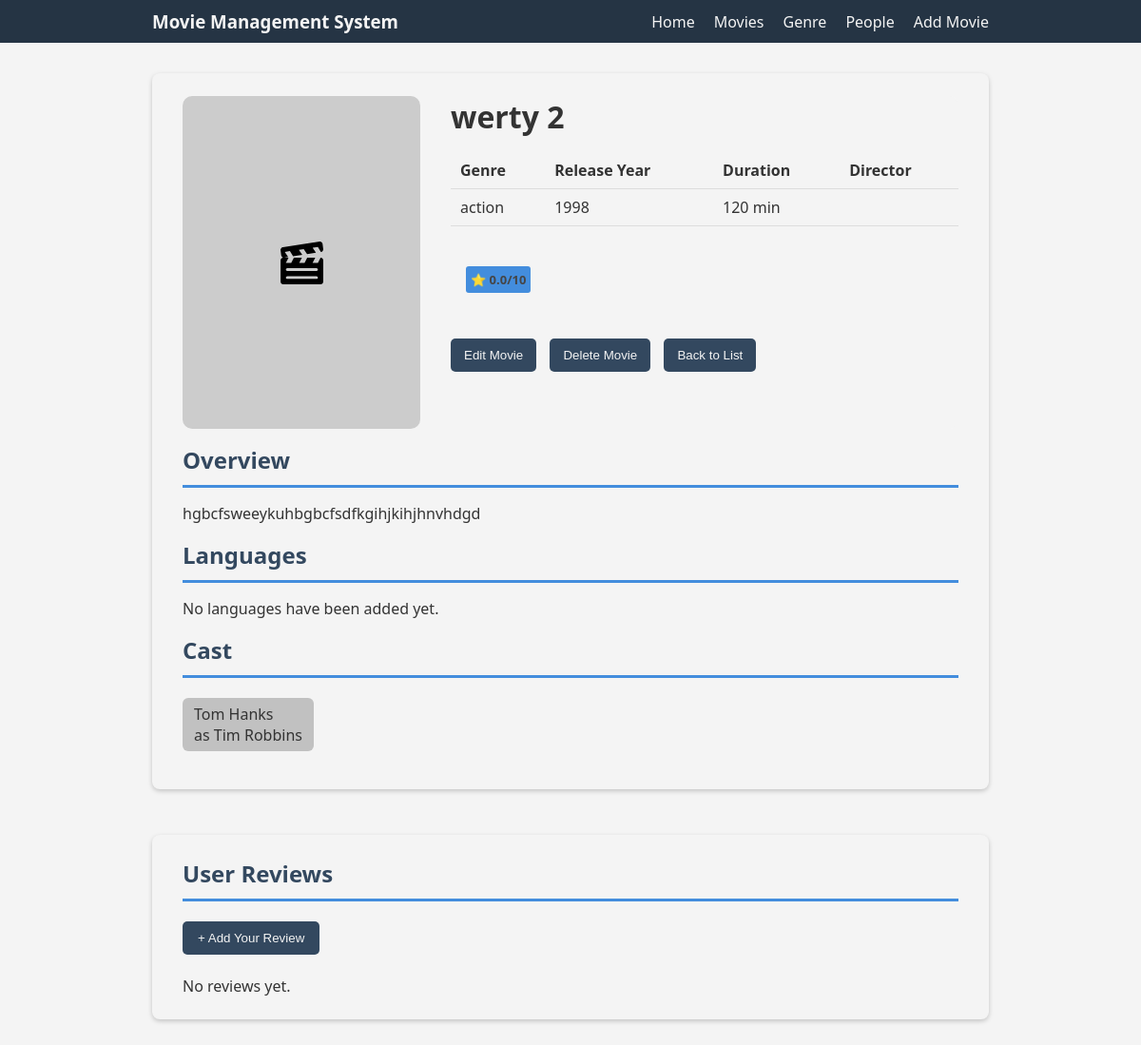
The app's page /movies/movieDetailpage/5/, older data.
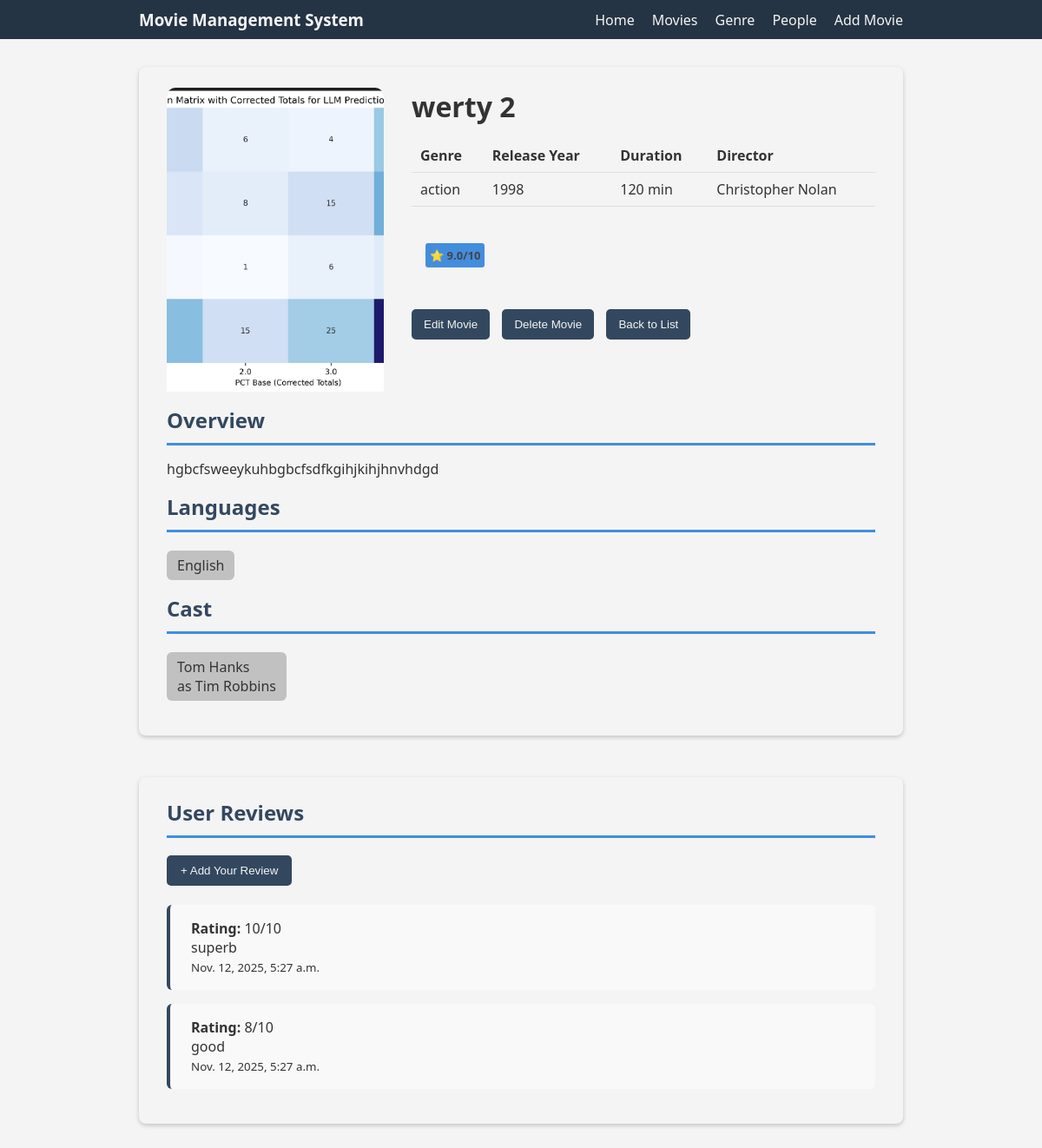
The same page, newer data.
### movies/models.py (models this page shows, shortened)
class Movie(models.Model):
    title = models.CharField(max_length=200)
    description = models.TextField(default=None)
    release_year = models.PositiveIntegerField(null=True)
    duration = models.PositiveIntegerField()
    poster = models.ImageField(upload_to='posters/', null=True, blank=True)
    rating = models.FloatField(default=0.0)
    genre = models.ForeignKey(Genre, on_delete=models.SET_NULL, null=True)
    director = models.ForeignKey(Person, on_delete=models.SET_NULL, null=True, limit_choices_to={'role_type': 'director'}, related_name='directed_movies')
    created_at = models.DateTimeField(auto_now_add=True)
    genre = models.ForeignKey(Genre, on_delete=models.CASCADE, related_name='movies')

class MovieCast(models.Model):
    movie_name = models.ForeignKey(Movie, on_delete=models.CASCADE)
    person = models.ForeignKey(Person, on_delete=models.CASCADE, limit_choices_to={'role_type': 'actor'})
    character_name = models.CharField(max_length=100)
    class Meta:
        unique_together = (('movie_name', 'person'),)

class Person(models.Model):
    class Role(models.TextChoices):
        ACTOR = 'actor', 'Actor'
        DIRECTOR = 'director', 'Director'
        WRITER = 'writer', 'Writer'
    person_name = models.CharField(max_length=100)
    role_type = models.CharField(max_length=10, choices=Role.choices)
    bio = models.TextField(null=True, blank=True)
    birth_date = models.DateField(null=True, blank=True)
    profile_photo = models.ImageField(upload_to='posters/', blank=True, null=True)

class Genre(models.Model):
    genre_name = models.CharField(max_length=50, unique=True)

class MovieLanguage(models.Model):
    movie_name = models.ForeignKey(Movie, on_delete=models.CASCADE)
    language = models.ForeignKey(Language, on_delete=models.CASCADE)
    class Meta:
        unique_together = (('movie_name', 'language'),)

class Language(models.Model):
    language = models.CharField(max_length=50, unique=True)

class Review(models.Model):
    movie_name = models.ForeignKey(Movie, on_delete=models.CASCADE, related_name='reviews')
    user_name = models.ForeignKey(Person, on_delete=models.CASCADE, null=True, blank=True)
    rating = models.PositiveIntegerField(
        validators=[
            MinValueValidator(1, message='rating must be at least 1'),
            MaxValueValidator(10, message='rating cannot exceed 10')
        ]
    )
    comment = models.TextField(default=None)
    created_at = models.DateTimeField(auto_now_add=True)
    class Meta:
        constraints = [
            models.CheckConstraint(
                check=Q(rating__range=(1, 10)),
                name='rating_in_range'
            )
        ]

### movies/views.py (the view)
# urls.py: path('movieDetailpage/<int:movie_id>/', views.MovieDetailView.as_view(), name='movieDetail'),
class MovieDetailView(TemplateView):
    template_name = 'movies/movieDetail.html'
    def get(self, request, movie_id, *args, **kwargs):
        movie = get_object_or_404(Movie, id=movie_id)
        cast = MovieCast.objects.filter(movie_name=movie)
        languages = MovieLanguage.objects.filter(movie_name=movie)
        context = {
            'movie': movie,
            'cast': cast,
            'languages': languages,
        }
        return render(request, self.template_name, context)

### movies/templates/movies/movieDetail.html (shortened to what this page needs)
{% extends 'movies/base.html' %}
{% block content %}
<div class="movie-detail-container">
    <div class="movie-detail-upper-block">
        <div class="movie-detail">
            <div class="movie-poster">
                {% if movie.poster %}
                    <img src="{{ movie.poster.url }}" alt="{{ movie.title }}">
                {% endif %}
            </div>
            <div class="movie-main">
                <h1>{{ movie.title }}</h1>
                <table>
                    <thead>
                        <tr>
                            <th>Genre</th>
                            <th>Release Year</th>
                            <th>Duration</th>
                            <th>Director</th>
                        </tr>
                    </thead>
                    <tbody>
                        <tr>
                            <td>{{ movie.genre.genre_name }}</td>
                            <td>{{ movie.release_year }}</td>
                            <td>{{ movie.duration }} min</td>
                            <td>{{ movie.director.person_name }}</td>
                        </tr>
                    </tbody>
                </table>
                <div class="movie-info">
                    <span>
                        <p> ⭐ {{ movie.rating }}/10</p>
                    </span>
                </div><br>
                <div class="movie-actions">
                    <button><a href="{% url 'movies:editmovie' movie.id %}">Edit Movie</a></button>
                    <button><a href="{% url 'movies:deletemovie' pk=movie.id %}">Delete Movie</a></button>
                    <button><a href="{% url 'movies:movie' %}">Back to List</a></button>
                </div>
            </div>
        </div>
        <div class="movie-description">
            <h2 class="block-title">Overview</h2>
            <p>{{ movie.description|default:"No description available." }}</p>
        </div>
        <div class="movie-language">
            <h2 class="block-title">Languages</h2>
            {% if languages %}
            <div class="lang-list">
                {% for movie_lang in languages %}
                    <div>{{ movie_lang.language.language }}</div>
                {% endfor %}
            </div>
            {% else %}
            <p>No languages have been added yet.</p>
            {% endif %}
        </div>
        <div class="movie-cast">
            <h2 class="block-title">Cast</h2>
            {% if cast %}
                <div class="cast-list">
                    {% for cast_member in cast %}
                        <div></h3>{{ cast_member.person.person_name }}</h3><br> as {{ cast_member.character_name }}</div>
                    {% endfor %}
                </div>
            {% else %}
                <p>No cast members have been added yet.</p>
            {% endif %}
        </div>
    </div>
    <div class="review-container">
        <h2 class="block-title">User Reviews</h2>
        <button><a href="{% url 'movies:addreview' movie.id %}">+ Add Your Review</a></button>
        <br><br>
        {% for review in movie.reviews.all %}
        <div class="single-review">
            <p><strong>Rating:</strong> {{ review.rating }}/10</p>
            <p>{{ review.comment }}</p>
            <small>{{ review.created_at }}</small>
        </div>
        {% empty %}
        <p>No reviews yet.</p>
        {% endfor %}
    </div>
</div>
{% endblock %}

Row changes from the older to the newer data that the page shows:
changed Movie "werty 2": poster: picture added; director.person_name (not shown) → "Christopher Nolan"; rating "0.0" → "9.0"
added MovieLanguage: language.language "English"
added Review: rating "10", comment "superb", created_at "Nov. 12, 2025, 5:27 a.m."
added Review: rating "8", comment "good", created_at "Nov. 12, 2025, 5:27 a.m."
Text that changed along with them:
text no longer shown: "No languages have been added yet. No reviews yet."
